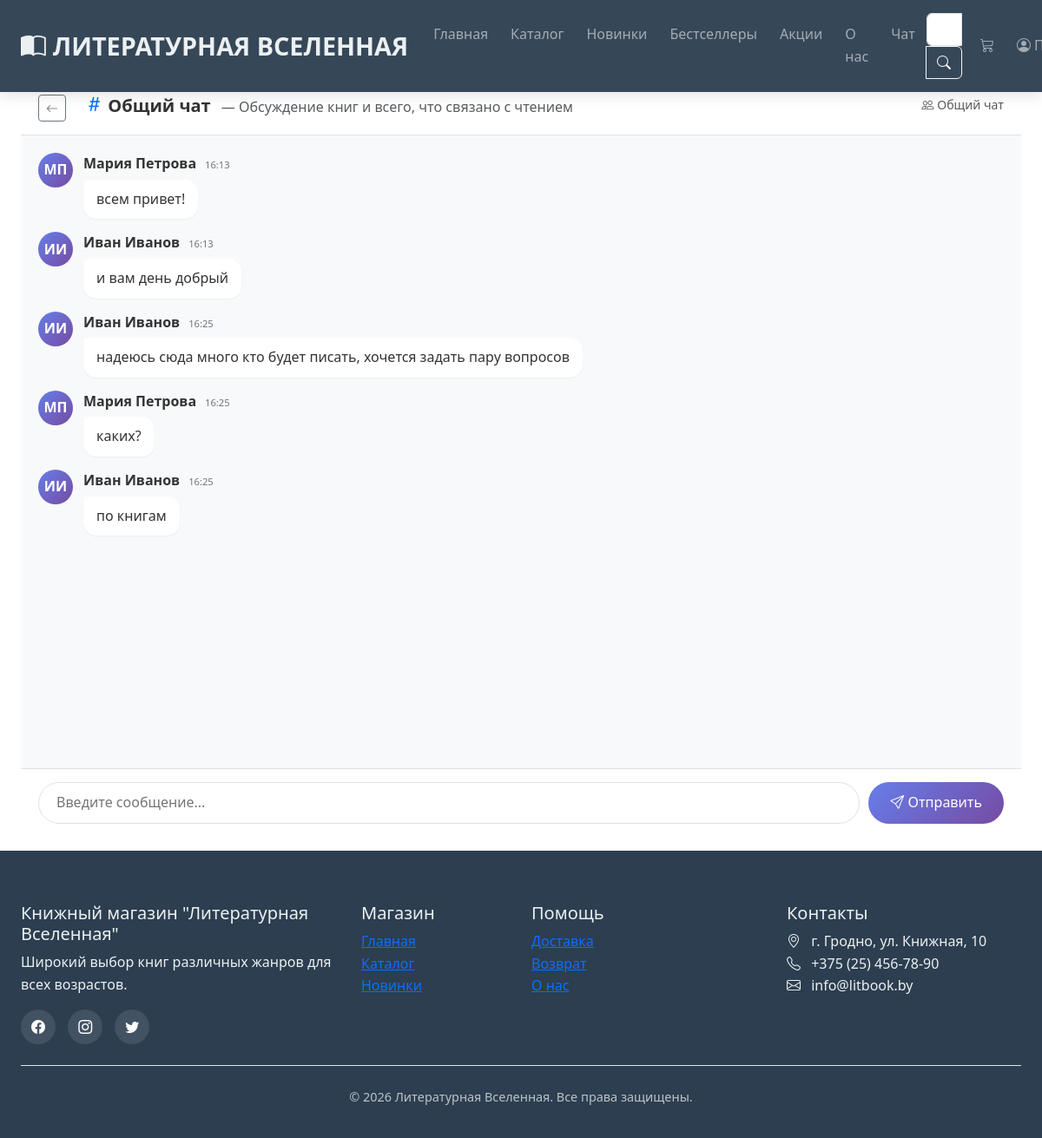
Screenshot of /chat/room/general (signed in) with the database file from the repository.
### models.py (models this page shows, shortened)
class ChatRoom(db.Model):
    __tablename__ = 'chat_rooms'
    id = db.Column(db.Integer, primary_key=True)
    name = db.Column(db.String(100), nullable=False)
    slug = db.Column(db.String(100), unique=True, nullable=False)
    description = db.Column(db.String(200))
    is_private = db.Column(db.Boolean, default=False)
    created_at = db.Column(db.DateTime, default=datetime.now)
    messages = db.relationship('ChatMessage', backref='room', lazy=True)

class ChatMessage(db.Model):
    __tablename__ = 'chat_messages'
    id = db.Column(db.Integer, primary_key=True)
    message = db.Column(db.Text, nullable=False)
    created_at = db.Column(db.DateTime, default=datetime.now)
    user_id = db.Column(db.Integer, db.ForeignKey('users.id'), nullable=False)
    room_id = db.Column(db.Integer, db.ForeignKey('chat_rooms.id'), nullable=False)
    user = db.relationship('User', backref='messages')

class User(db.Model):
    __tablename__ = 'users'
    id = db.Column(db.Integer, primary_key=True)
    first_name = db.Column(db.String(50), nullable=False)
    last_name = db.Column(db.String(50), nullable=False)
    email = db.Column(db.String(120), unique=True, nullable=False)
    password_hash = db.Column(db.String(128))
    phone = db.Column(db.String(20))
    is_admin = db.Column(db.Boolean, default=False)  # Добавленное поле
    created_at = db.Column(db.DateTime, default=datetime.now)
    orders = db.relationship('Order', backref='user', lazy=True)
    wishlist = db.relationship('Wishlist', backref='user', lazy=True)

### app.py (the view)
@app.route('/chat/room/<slug>')
def chat_room(slug):
    if 'user_id' not in session:
        return jsonify({'error': 'Unauthorized'}), 401
    room = ChatRoom.query.filter_by(slug=slug).first_or_404()
    messages = ChatMessage.query.filter_by(room_id=room.id)\
                                .order_by(ChatMessage.created_at.asc())\
                                .limit(100).all()
    return render_template('chat/room.html', room=room, messages=messages)

### app.py (called while the page is built)
@app.context_processor
def inject_data():
    categories = Category.query.all()
    cart_count = 0
    if 'cart' in session:
        cart_count = sum(item['quantity'] for item in session['cart'].values())
    return dict(
        categories=categories,
        cart_count=cart_count,
        current_year=datetime.now().year
    )

### templates/chat/room.html (shortened to what this page needs)
{% extends "base.html" %}
{% block content %}
<section class="chat-section py-3">
    <div class="container-fluid px-4">
        <div class="chat-container">
            <div class="chat-header d-flex justify-content-between align-items-center">
                <div>
                    <a href="{{ url_for('chat') }}" class="btn btn-sm btn-outline-secondary me-3">
                        <i class="bi bi-arrow-left"></i>
                    </a>
                    <i class="bi bi-hash fs-4 text-primary"></i>
                    <strong class="fs-5">{{ room.name }}</strong>
                    <span class="text-muted ms-2">— {{ room.description }}</span>
                </div>
                <div>
                    <span class="text-muted small">
                        <i class="bi bi-people"></i> Общий чат
                    </span>
                </div>
            </div>
            <div class="chat-messages" id="chatMessages">
                {% for msg in messages %}
                <div class="message {% if msg.user_id == session.user_id %}my-message{% else %}other-message{% endif %}" data-message-id="{{ msg.id }}">
                    <div class="message-avatar {% if msg.user.is_admin %}admin{% endif %}">
                        {{ msg.user.first_name[0] }}{{ msg.user.last_name[0] }}
                    </div>
                    <div class="message-content">
                        <div class="message-header">
                            <span class="message-author {% if msg.user.is_admin %}admin{% endif %}">
                                {{ msg.user.first_name }} {{ msg.user.last_name }}
                            </span>
                            <span class="message-time">{{ msg.created_at.strftime('%H:%M') }}</span>
                        </div>
                        <div class="message-text">{{ msg.message }}</div>
                    </div>
                </div>
                {% endfor %}
            </div>
            <div class="chat-input-area">
                <div class="chat-input-group">
                    <input type="text" class="chat-input" id="messageInput"
                           placeholder="Введите сообщение..." autocomplete="off">
                    <button class="send-btn" id="sendBtn">
                        <i class="bi bi-send"></i> Отправить
                    </button>
                </div>
            </div>
        </div>
    </div>
</section>
{% endblock %}

### static/css/style.css (style rules this page uses)
:root { --primary-color: #2c3e50; --secondary-color: #3498db; --accent-color: #e74c3c; --light-color: #ecf0f1; --dark-color: #2c3e50; --text-color: #333; --shadow: 0 5px 15px rgba(0, 0, 0, 0.1); --transition: all 0.3s ease; }
* { margin: 0; padding: 0; box-sizing: border-box; }
body { font-family: "Segoe UI", Tahoma, Geneva, Verdana, sans-serif; color: var(--text-color); line-height: 1.6; overflow-x: hidden; }
section { padding: 80px 0; }

### templates/chat/room.html (style rules this page uses)
.chat-container { background: #f8f9fa; border-radius: 15px; overflow: hidden; height: calc(100vh - 200px); display: flex; flex-direction: column; }
.chat-header { background: white; padding: 15px 20px; border-bottom: 1px solid #dee2e6; }
.chat-messages { flex: 1; overflow-y: auto; padding: 20px; }
.message { margin-bottom: 15px; display: flex; animation: fadeIn 0.3s ease; }
.message-avatar { width: 40px; height: 40px; border-radius: 50%; background: linear-gradient(135deg, #667eea 0%, #764ba2 100%); display: flex; align-items: center; justify-content: center; color: white; font-weight: bold; flex-shrink: 0; }
.message-content { margin-left: 12px; flex: 1; max-width: calc(100% - 52px); }
.message-header { display: flex; align-items: baseline; gap: 10px; margin-bottom: 5px; flex-wrap: wrap; }
.message-author { font-weight: 600; color: #333; }
.message-time { font-size: 0.7rem; color: #6c757d; }
.message-text { background: white; padding: 10px 15px; border-radius: 15px; border-top-left-radius: 5px; display: inline-block; word-wrap: break-word; box-shadow: 0 1px 2px rgba(0,0,0,0.05); max-width: 100%; }
.message.other-message .message-header { justify-content: flex-start; }
.message.other-message .message-text { text-align: left; }
.chat-input-area { background: white; padding: 15px 20px; border-top: 1px solid #dee2e6; }
.chat-input-group { display: flex; gap: 10px; }
.chat-input { flex: 1; border: 1px solid #dee2e6; border-radius: 25px; padding: 10px 20px; outline: none; transition: all 0.3s; }
.send-btn { background: linear-gradient(135deg, #667eea 0%, #764ba2 100%); border: none; border-radius: 25px; padding: 10px 25px; color: white; font-weight: 500; transition: all 0.3s; }

### rows the page displays
ChatRoom: name "Общий чат", description "Обсуждение книг и всего, что связано с чтением"
ChatMessage: user "М", user "П", user.first_name "Мария", user.last_name "Петрова", created_at "16:13", message "всем привет!"
ChatMessage: user "И", user.first_name "Иван", user.last_name "Иванов", created_at "16:13", message "и вам день добрый"
ChatMessage: user "И", user.first_name "Иван", user.last_name "Иванов", created_at "16:25", message "надеюсь сюда много кто будет писать, хочется задать пару вопросов"
ChatMessage: user "М", user "П", user.first_name "Мария", user.last_name "Петрова", created_at "16:25", message "каких?"
ChatMessage: user "И", user.first_name "Иван", user.last_name "Иванов", created_at "16:25", message "по книгам"
